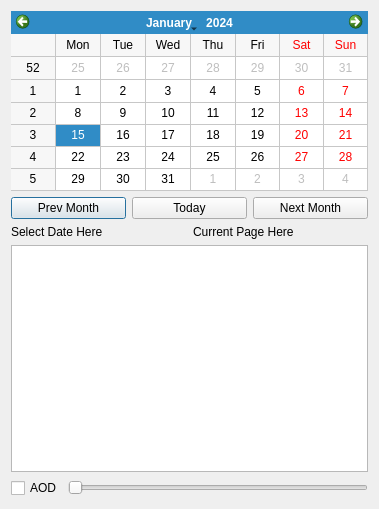
<?xml version="1.0" encoding="UTF-8"?>
<ui version="4.0">
 <class>Dialog</class>
 <widget class="QDialog" name="Dialog">
  <property name="geometry">
   <rect>
    <x>0</x>
    <y>0</y>
    <width>379</width>
    <height>509</height>
   </rect>
  </property>
  <property name="windowTitle">
   <string>Calendar</string>
  </property>
  <layout class="QVBoxLayout" name="verticalLayout_2">
   <item>
    <layout class="QVBoxLayout" name="verticalLayout" stretch="1,0,0">
     <item>
      <widget class="QCalendarWidget" name="calendarWidget_Test">
       <property name="gridVisible">
        <bool>true</bool>
       </property>
      </widget>
     </item>
     <item>
      <layout class="QHBoxLayout" name="horizontalLayout">
       <item>
        <widget class="QPushButton" name="btn_prevMonth">
         <property name="text">
          <string>Prev Month</string>
         </property>
        </widget>
       </item>
       <item>
        <widget class="QPushButton" name="btn_today">
         <property name="text">
          <string>Today</string>
         </property>
        </widget>
       </item>
       <item>
        <widget class="QPushButton" name="btn_nextMonth">
         <property name="text">
          <string>Next Month</string>
         </property>
        </widget>
       </item>
      </layout>
     </item>
     <item>
      <layout class="QHBoxLayout" name="horizontalLayout_2">
       <item>
        <widget class="QLabel" name="lbl_selectedDate">
         <property name="text">
          <string>Select Date Here</string>
         </property>
        </widget>
       </item>
       <item>
        <widget class="QLabel" name="lbl_currentPage">
         <property name="text">
          <string>Current Page Here</string>
         </property>
        </widget>
       </item>
      </layout>
     </item>
    </layout>
   </item>
   <item>
    <widget class="QListWidget" name="listWidget"/>
   </item>
   <item>
    <layout class="QHBoxLayout" name="horizontalLayout_3">
     <item>
      <widget class="QCheckBox" name="check_AOD">
       <property name="text">
        <string>AOD</string>
       </property>
      </widget>
     </item>
     <item>
      <widget class="QSlider" name="horizontalSlider">
       <property name="sizePolicy">
        <sizepolicy hsizetype="Expanding" vsizetype="Fixed">
         <horstretch>0</horstretch>
         <verstretch>0</verstretch>
        </sizepolicy>
       </property>
       <property name="orientation">
        <enum>Qt::Horizontal</enum>
       </property>
      </widget>
     </item>
    </layout>
   </item>
  </layout>
 </widget>
 <resources/>
 <connections/>
</ui>
